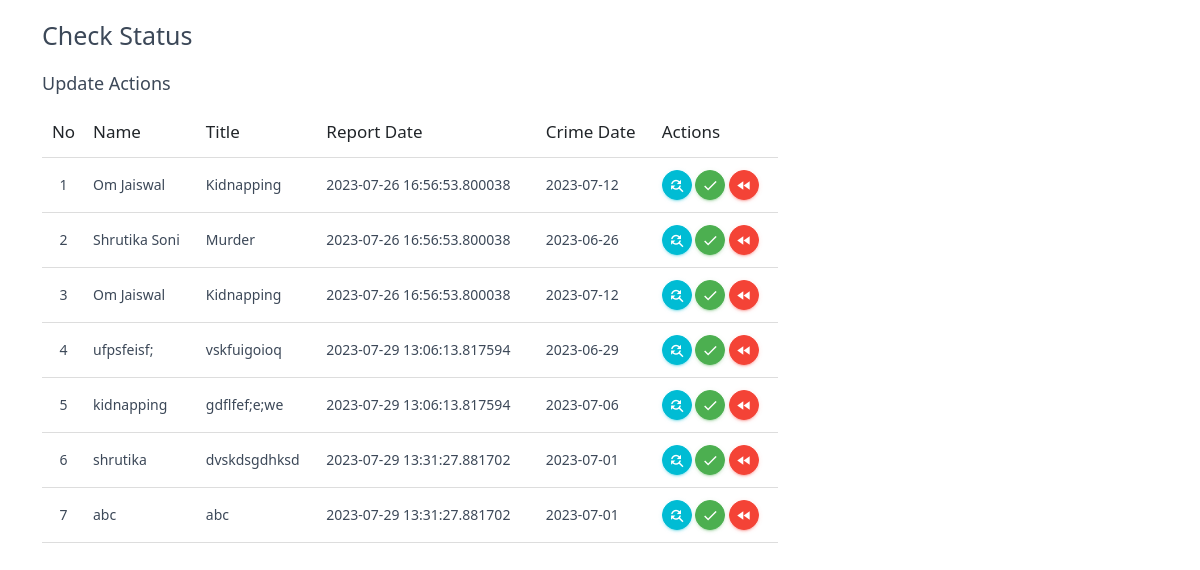
The page /status/ (signed in) on the database its author committed.
### CSPTS_App/models.py (models this page shows)
class Crime_Reports(models.Model):
    name = models.CharField(max_length=100)
    title = models.CharField(max_length=100)
    description = models.CharField(max_length=500)
    location = models.CharField(max_length=100)
    mobile = models.IntegerField()
    victim = models.CharField(max_length=100)
    crime_date = models.CharField(max_length=30)
    report_date = models.CharField(max_length=100,default=datetime.now())
    status = models.CharField(max_length=20, default="blue")

### CSPTS_App/views.py (the view, shortened to what this page needs)
# urls.py: path('status/', views.status, name='status'),
def status(request):
    if request.method == "GET":
        if not request.user.is_authenticated:
            return redirect('/login')
        else:
            my_reports = Crime_Reports.objects.all()
            context = {
                'reports' : my_reports,
            }
            return render(request, 'status.html', context)

### templates/status.html (shortened to what this page needs)
{% extends './base.html' %}
{% load static %}
{% block head%}
<link rel="stylesheet"
  href="https://unpkg.com/bootstrap-material-design@4.1.1/dist/css/bootstrap-material-design.min.css"
>
<link href="https://maxcdn.bootstrapcdn.com/font-awesome/4.5.0/css/font-awesome.min.css" rel="stylesheet">
<link rel="stylesheet" href="{% static 'css/status.css' %}">
{% endblock head %}
{% block body %}
<div class="container">
  <div class="title">
    <h3>Check Status</h3>
  </div>
  <div class="row">
    <div class="col-md-12">
      <h4>Update Actions</h4>
    </div>
    <div class="col-lg-8 col-md-10 ml-auto mr-auto">
      <div class="table-responsive">
        <table class="table" style="background-color: rgb(218, 218, 218);">
          <thead>
            <tr>
              <th class="text-center">No</th>
              <th>Name</th>
              <th>Title</th>
              <th>Report Date</th>
              <th class="text-right">Crime Date</th>
              <th class="text-right">Actions</th>
            </tr>
          </thead>
          <tbody>
            {% for report in reports%}
            <tr style=" color: black; font-weight: bolder;" class="{{report.status}}">
              <td class="text-center">{{report.id}}</td>
              <td>{{report.name}}</td>
              <td>{{report.title}}</td>
              <td>{{report.report_date}}</td>
              <td class="text-right">{{report.crime_date}}</td>
              <form action="{% url 'status'%} " method="POST">
                <td class="td-actions text-right">
                  <button type="submit" rel="tooltip" name="pending" class="btn btn-info btn-round btn-just-icon btn-sm"
                    data-original-title="" title="">
                    <i class="material-icons">find_replace</i>
                  </button>
                  <button type="submit" rel="tooltip" name="completed"
                    class="btn btn-success btn-round btn-just-icon btn-sm" data-original-title="" title="">
                    <i class="material-icons">done</i>
                  </button>
                  <button type="submit" rel="tooltip" name="withdraw"
                    class="btn btn-danger btn-round btn-just-icon btn-sm" data-original-title="" title="">
                    <i class="material-icons">fast_rewind</i>
                  </button>
                </td>
              </form>
            </tr>
            {% endfor %}
          </tbody>
        </table>
      </div>
    </div>
  </div>
</div>
{% endblock body %}

### static/css/status.css (style rules this page uses)
html * { -webkit-font-smoothing: antialiased; }
body { background: #fff !important; }
.container h3 { font-size: 25px; margin-top: 20px; margin-bottom: 10px; font-weight: 300; color: #3c4858; }
.container h4 { font-size: 18px; line-height: 1.5; margin: 10px 0; font-weight: 300; color: #3c4858; }
.btn.btn-round { border-radius: 30px !important; }
.btn { padding: 12px 30px !important; margin: 5px 1px; font-size: 12px !important; box-shadow: 0 2px 2px 0 hsla(0, 0%, 60%, .14), 0 3px 1px -2px hsla(0, 0%, 60%, .2), 0 1px 5px 0 hsla(0, 0%, 60%, .12); }
.btn .material-icons { position: relative; display: inline-block; top: 0; margin-top: -1.2em; margin-bottom: -1em; font-size: 1.1rem; vertical-align: middle; }
.btn.btn-sm { border-radius: 3px !important; }
.btn.btn-just-icon.btn-sm { height: 30px; min-width: 30px; width: 30px; }
.btn.btn-just-icon { font-size: 24px; height: 41px; min-width: 41px; width: 41px; padding: 0 !important; overflow: hidden; position: relative; line-height: 41px; }
.btn.btn-just-icon.btn-round { border-radius: 50% !important; }
.btn.btn-info { color: #fff !important; background-color: #00bcd4 !important; border-color: #00bcd4; box-shadow: 0 2px 2px 0 rgba(0, 188, 212, .14), 0 3px 1px -2px rgba(0, 188, 212, .2), 0 1px 5px 0 rgba(0, 188, 212, .12) !important; }
.btn.btn-success { color: #fff !important; background-color: #4caf50 !important; border-color: #4caf50; box-shadow: 0 2px 2px 0 rgba(76, 175, 80, .14), 0 3px 1px -2px rgba(76, 175, 80, .2), 0 1px 5px 0 rgba(76, 175, 80, .12) !important; }
.btn.btn-danger { color: #fff !important; background-color: #f44336 !important; border-color: #f44336; box-shadow: 0 2px 2px 0 rgba(244, 67, 54, .14), 0 3px 1px -2px rgba(244, 67, 54, .2), 0 1px 5px 0 rgba(244, 67, 54, .12) !important; }
.btn.btn-just-icon .material-icons { margin-top: 0; position: absolute; width: 100%; transform: none; left: 0; top: 0; height: 100%; line-height: 41px; font-size: 20px; }
.btn.btn-just-icon.btn-sm .material-icons { font-size: 17px; line-height: 29px; }
.table { width: 100%; max-width: 100%; margin-bottom: 16px; background-color: transparent; }
.table thead tr th { font-size: 17px; font-weight: 300; }
.table>thead>tr>th { padding: 12px 8px; vertical-align: middle; border-color: #ddd; font-weight: 300; }
.table>tbody>tr>td { padding: 12px 8px; vertical-align: middle; border-color: #ddd; font-weight: 300; font-size: 14px; color: #3c4858; }
.table .td-actions .btn { margin: 0; padding: 5px; }

### templates/status.html (style rules this page uses)
.blue { background-color: #1E90FF; }
.red { background-color: #FF5C5C; }
.green { background-color: #90EE90; }

### rows shown on the page
Crime_Reports: id "1", name "Om Jaiswal", title "Kidnapping", report_date "2023-07-26 16:56:53.800038", crime_date "2023-07-12"
Crime_Reports: id "2", name "Shrutika Soni", title "Murder", report_date "2023-07-26 16:56:53.800038", crime_date "2023-06-26"
Crime_Reports: id "3", name "Om Jaiswal", title "Kidnapping", report_date "2023-07-26 16:56:53.800038", crime_date "2023-07-12"
Crime_Reports: id "4", name "ufpsfeisf;", title "vskfuigoioq", report_date "2023-07-29 13:06:13.817594", crime_date "2023-06-29"
Crime_Reports: id "5", name "kidnapping", title "gdflfef;e;we", report_date "2023-07-29 13:06:13.817594", crime_date "2023-07-06"
Crime_Reports: id "6", name "shrutika", title "dvskdsgdhksd", report_date "2023-07-29 13:31:27.881702", crime_date "2023-07-01"
Crime_Reports: id "7", name "abc", title "abc", report_date "2023-07-29 13:31:27.881702", crime_date "2023-07-01"
